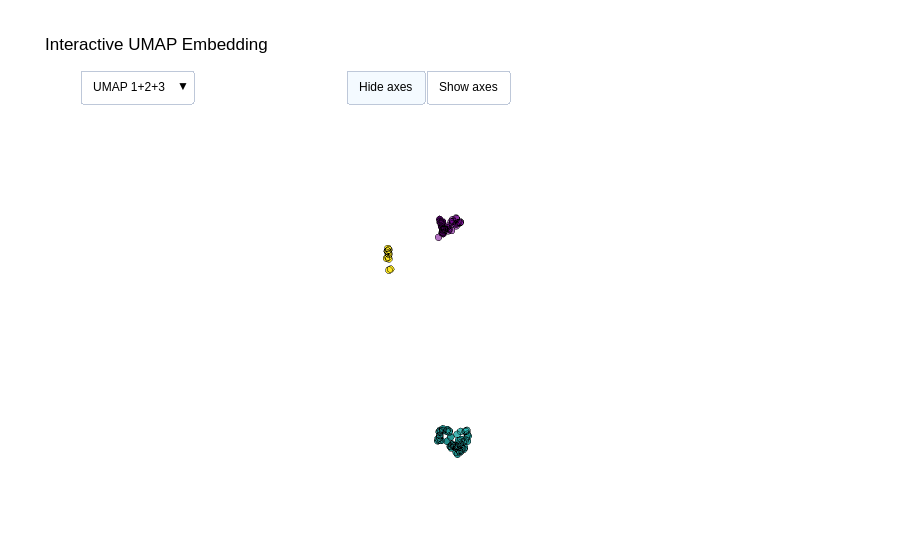
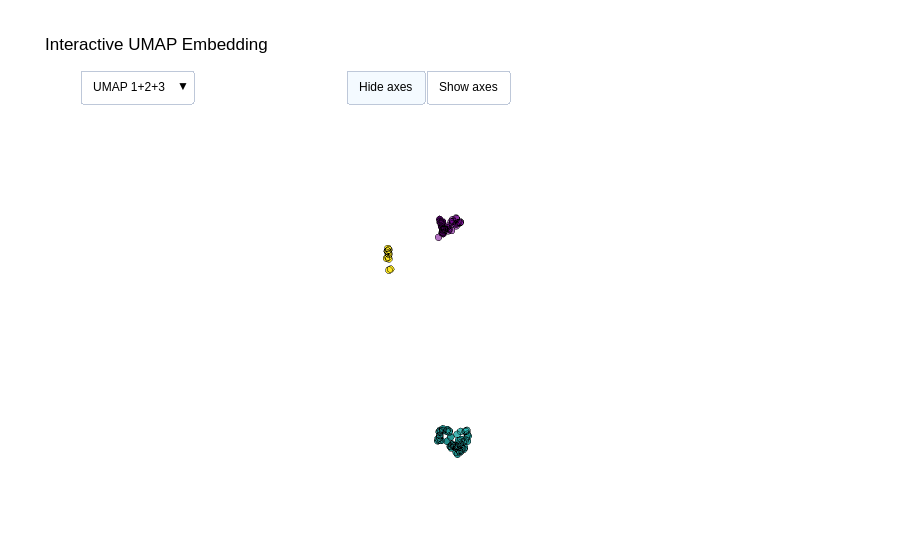

The notebook cell these images were saved under, in order:
### Markdown cell above
Run Umap

### Code cell
from calvin_utils.ml_utils.brain_umap import BrainUmap
umapper = BrainUmap(data=nimg_df, n_components=3, n_neighbors=10, min_dist=.05, mask=None, min_cluster_size=10,
                    metric='cosine', projection='torus', cluster_voxels=False, visualize_failed_clusters=True,
                    cols_to_flip=cols_to_flip)
umapper.run(out_dir)
